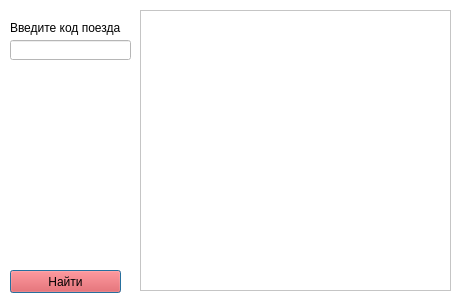
<?xml version="1.0" encoding="UTF-8"?>
<ui version="4.0">
 <class>trainsearch</class>
 <widget class="QDialog" name="trainsearch">
  <property name="geometry">
   <rect>
    <x>0</x>
    <y>0</y>
    <width>460</width>
    <height>300</height>
   </rect>
  </property>
  <property name="windowTitle">
   <string>Dialog</string>
  </property>
  <property name="styleSheet">
   <string notr="true">background-color: rgb(255, 255, 255);</string>
  </property>
  <widget class="QPushButton" name="pushButton">
   <property name="geometry">
    <rect>
     <x>10</x>
     <y>270</y>
     <width>111</width>
     <height>23</height>
    </rect>
   </property>
   <property name="styleSheet">
    <string notr="true">background-color: rgb(255, 48, 48);</string>
   </property>
   <property name="text">
    <string>Найти</string>
   </property>
  </widget>
  <widget class="QLineEdit" name="lineEdit">
   <property name="geometry">
    <rect>
     <x>10</x>
     <y>40</y>
     <width>121</width>
     <height>20</height>
    </rect>
   </property>
  </widget>
  <widget class="QLabel" name="label">
   <property name="geometry">
    <rect>
     <x>10</x>
     <y>20</y>
     <width>111</width>
     <height>16</height>
    </rect>
   </property>
   <property name="text">
    <string>Введите код поезда</string>
   </property>
  </widget>
  <widget class="QTableView" name="tableView">
   <property name="geometry">
    <rect>
     <x>140</x>
     <y>10</y>
     <width>311</width>
     <height>281</height>
    </rect>
   </property>
  </widget>
 </widget>
 <resources/>
 <connections/>
</ui>
